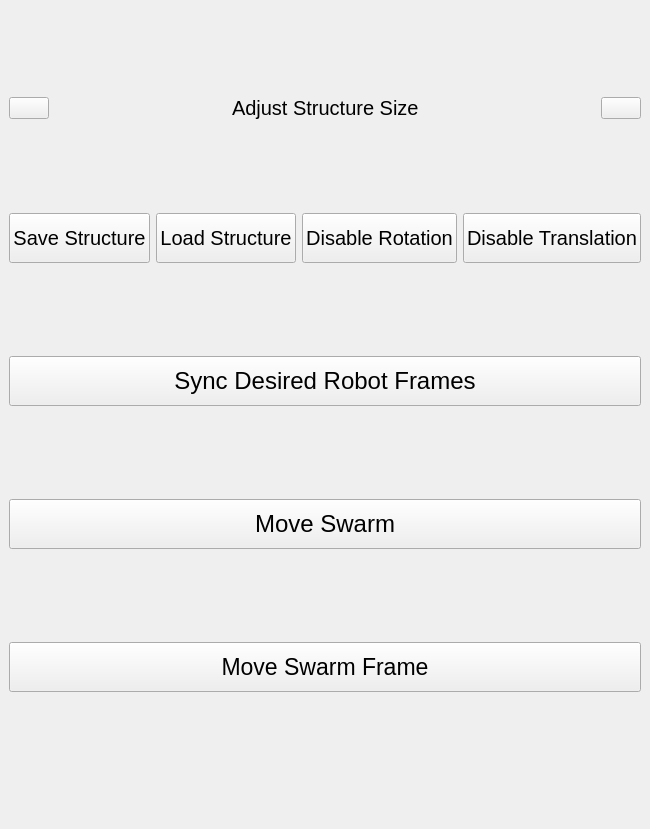
<?xml version="1.0" encoding="UTF-8"?>
<ui version="4.0">
 <class>MainWindow</class>
 <widget class="QMainWindow" name="MainWindow">

  <property name="geometry">
   <rect>
    <x>0</x>
    <y>0</y>
    <width>627</width>
    <height>829</height>
   </rect>
  </property>
  <property name="windowTitle">
   <string>MainWindow</string>
  </property>

  <widget class="QWidget" name="centralwidget">

   <layout class="QVBoxLayout" name="verticalLayout_2">

    <item>  <!-- verticalLayout_2: item begin -->

     <layout class="QVBoxLayout" name="verticalLayout">

      <item>
       <layout class="QHBoxLayout" name="Frameresizinglayout"/>
      </item>

      <item>
       <layout class="QHBoxLayout" name="Sizelayout">
        
        <item>
         <widget class="QPushButton" name="minusbutton">
          <property name="sizePolicy">
           <sizepolicy hsizetype="Maximum" vsizetype="Maximum">
            <horstretch>0</horstretch>
            <verstretch>0</verstretch>
           </sizepolicy>
          </property>
          <property name="text">
           <string/>
          </property>
         </widget>
        </item>

        <item>
         <spacer name="horizontalSpacer">
          <property name="orientation">
           <enum>Qt::Horizontal</enum>
          </property>
          <property name="sizeHint" stdset="0">
           <size>
            <width>40</width>
            <height>20</height>
           </size>
          </property>
         </spacer>
        </item>

        <item>
         <widget class="QLabel" name="label">
          <property name="font">
           <font>
            <pointsize>15</pointsize>
           </font>
          </property>
          <property name="text">
           <string>Adjust Structure Size</string>
          </property>
         </widget>
        </item>

        <item>
         <spacer name="horizontalSpacer_2">
          <property name="orientation">
           <enum>Qt::Horizontal</enum>
          </property>
          <property name="sizeHint" stdset="0">
           <size>
            <width>40</width>
            <height>20</height>
           </size>
          </property>
         </spacer>
        </item>

        <item>
         <widget class="QPushButton" name="plusbutton">
          <property name="sizePolicy">
           <sizepolicy hsizetype="Maximum" vsizetype="Maximum">
            <horstretch>0</horstretch>
            <verstretch>0</verstretch>
           </sizepolicy>
          </property>
          <property name="text">
           <string/>
          </property>
         </widget>
        </item>

       </layout> <!-- Sizelayout -->
      </item>

      <item>
       <layout class="QHBoxLayout" name="horizontalLayout">

        <item>
         <widget class="QPushButton" name="Savestructure">
          <property name="sizePolicy">
           <sizepolicy hsizetype="Maximum" vsizetype="Maximum">
            <horstretch>0</horstretch>
            <verstretch>0</verstretch>
           </sizepolicy>
          </property>
          <property name="minimumSize">
           <size>
            <width>0</width>
            <height>50</height>
           </size>
          </property>
          <property name="font">
           <font>
            <pointsize>15</pointsize>
           </font>
          </property>
          <property name="text">
           <string>Save Structure</string>
          </property>
         </widget>
        </item>
       
        <item>
         <widget class="QPushButton" name="Loadstructure">
          <property name="sizePolicy">
           <sizepolicy hsizetype="Maximum" vsizetype="Maximum">
            <horstretch>0</horstretch>
            <verstretch>0</verstretch>
           </sizepolicy>
          </property>
          <property name="minimumSize">
           <size>
            <width>0</width>
            <height>50</height>
           </size>
          </property>
          <property name="font">
           <font>
            <pointsize>15</pointsize>
           </font>
          </property>
          <property name="text">
           <string>Load Structure</string>
          </property>
         </widget>
        </item>
       
        <item>
         <widget class="QPushButton" name="Disablerotation">
          <property name="sizePolicy">
           <sizepolicy hsizetype="Maximum" vsizetype="Maximum">
            <horstretch>0</horstretch>
            <verstretch>0</verstretch>
           </sizepolicy>
          </property>
          <property name="minimumSize">
           <size>
            <width>0</width>
            <height>50</height>
           </size>
          </property>
          <property name="font">
           <font>
            <pointsize>15</pointsize>
           </font>
          </property>
          <property name="text">
           <string>Disable Rotation</string>
          </property>
         </widget>
        </item>

        <item>
         <widget class="QPushButton" name="Disabletranslation">
          <property name="sizePolicy">
           <sizepolicy hsizetype="Maximum" vsizetype="Maximum">
            <horstretch>0</horstretch>
            <verstretch>0</verstretch>
           </sizepolicy>
          </property>
          <property name="minimumSize">
           <size>
            <width>0</width>
            <height>50</height>
           </size>
          </property>
          <property name="font">
           <font>
            <pointsize>15</pointsize>
           </font>
          </property>
          <property name="text">
           <string>Disable Translation</string>
          </property>
         </widget>
        </item>

       </layout> <!-- horizontalLayout -->
      </item>

      <item>
       <widget class="QPushButton" name="syncFrames">
        <property name="minimumSize">
         <size>
          <width>50</width>
          <height>50</height>
         </size>
        </property>
        <property name="font">
         <font>
          <pointsize>18</pointsize>
         </font>
        </property>
        <property name="text">
         <string>Sync Desired Robot Frames</string>
        </property>
       </widget>
      </item>
      
      <item>
       <widget class="QPushButton" name="Moveswarm">
        <property name="minimumSize">
         <size>
          <width>50</width>
          <height>50</height>
         </size>
        </property>
        <property name="font">
         <font>
          <pointsize>18</pointsize>
         </font>
        </property>
        <property name="text">
         <string>Move Swarm</string>
        </property>
       </widget>
      </item>
      
      <item>
       <widget class="QPushButton" name="Moveswarmframe">
        <property name="minimumSize">
         <size>
          <width>0</width>
          <height>50</height>
         </size>
        </property>
        <property name="font">
         <font>
          <pointsize>17</pointsize>
         </font>
        </property>
        <property name="text">
         <string>Move Swarm Frame</string>
        </property>
       </widget>
      </item>
      
      <item>
       <layout class="QVBoxLayout" name="Generallayout">
        <property name="bottomMargin">
         <number>10</number>
        </property>
       </layout>
      </item>
      
      <item>
       <layout class="QGridLayout" name="Robotlayout">
        <property name="bottomMargin">
         <number>30</number>
        </property>
       </layout>
      </item>

     </layout> <!-- verticalLayout end -->

    </item> <!-- verticalLayout_2: item end -->

   </layout> <!-- verticalLayout_2: layout end -->
    
  </widget> <!-- centralwidget -->

 </widget> <!-- MainWindow -->

 <resources/>

 <connections/>

</ui>
